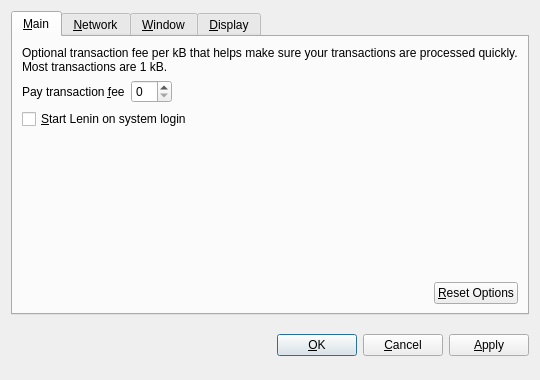
<?xml version="1.0" encoding="UTF-8"?>
<ui version="4.0">
 <class>OptionsDialog</class>
 <widget class="QDialog" name="OptionsDialog">
  <property name="geometry">
   <rect>
    <x>0</x>
    <y>0</y>
    <width>540</width>
    <height>380</height>
   </rect>
  </property>
  <property name="windowTitle">
   <string>Options</string>
  </property>
  <property name="modal">
   <bool>true</bool>
  </property>
  <layout class="QVBoxLayout" name="verticalLayout">
   <item>
    <widget class="QTabWidget" name="tabWidget">
     <property name="tabPosition">
      <enum>QTabWidget::North</enum>
     </property>
     <property name="currentIndex">
      <number>0</number>
     </property>
     <widget class="QWidget" name="tabMain">
      <attribute name="title">
       <string>&amp;Main</string>
      </attribute>
      <layout class="QVBoxLayout" name="verticalLayout_Main">
       <item>
        <widget class="QLabel" name="transactionFeeInfoLabel">
         <property name="text">
          <string>Optional transaction fee per kB that helps make sure your transactions are processed quickly. Most transactions are 1 kB.</string>
         </property>
         <property name="textFormat">
          <enum>Qt::PlainText</enum>
         </property>
         <property name="wordWrap">
          <bool>true</bool>
         </property>
        </widget>
       </item>
       <item>
        <layout class="QHBoxLayout" name="horizontalLayout_1_Main">
         <item>
          <widget class="QLabel" name="transactionFeeLabel">
           <property name="text">
            <string>Pay transaction &amp;fee</string>
           </property>
           <property name="textFormat">
            <enum>Qt::PlainText</enum>
           </property>
           <property name="buddy">
            <cstring>transactionFee</cstring>
           </property>
          </widget>
         </item>
         <item>
          <widget class="BitcoinAmountField" name="transactionFee"/>
         </item>
         <item>
          <spacer name="horizontalSpacer_1_Main">
           <property name="orientation">
            <enum>Qt::Horizontal</enum>
           </property>
           <property name="sizeHint" stdset="0">
            <size>
             <width>40</width>
             <height>20</height>
            </size>
           </property>
          </spacer>
         </item>
        </layout>
       </item>
       <item>
        <widget class="QCheckBox" name="bitcoinAtStartup">
         <property name="toolTip">
          <string>Automatically start Lenin after logging in to the system.</string>
         </property>
         <property name="text">
          <string>&amp;Start Lenin on system login</string>
         </property>
        </widget>
       </item>
       <item>
        <spacer name="verticalSpacer_Main">
         <property name="orientation">
          <enum>Qt::Vertical</enum>
         </property>
         <property name="sizeHint" stdset="0">
          <size>
           <width>20</width>
           <height>40</height>
          </size>
         </property>
        </spacer>
       </item>
       <item>
        <layout class="QHBoxLayout" name="horizontalLayout_2_Main">
         <item>
          <spacer name="horizontalSpacer_2_Main">
           <property name="orientation">
            <enum>Qt::Horizontal</enum>
           </property>
           <property name="sizeHint" stdset="0">
            <size>
             <width>40</width>
             <height>20</height>
            </size>
           </property>
          </spacer>
         </item>
         <item>
          <widget class="QPushButton" name="resetButton">
           <property name="toolTip">
            <string>Reset all client options to default.</string>
           </property>
           <property name="text">
            <string>&amp;Reset Options</string>
           </property>
           <property name="autoDefault">
            <bool>false</bool>
           </property>
          </widget>
         </item>
        </layout>
       </item>
      </layout>
     </widget>
     <widget class="QWidget" name="tabNetwork">
      <attribute name="title">
       <string>&amp;Network</string>
      </attribute>
      <layout class="QVBoxLayout" name="verticalLayout_Network">
       <item>
        <widget class="QCheckBox" name="mapPortUpnp">
         <property name="toolTip">
          <string>Automatically open the Lenin client port on the router. This only works when your router supports UPnP and it is enabled.</string>
         </property>
         <property name="text">
          <string>Map port using &amp;UPnP</string>
         </property>
        </widget>
       </item>
       <item>
        <widget class="QCheckBox" name="connectSocks">
         <property name="toolTip">
          <string>Connect to the Lenin network through a SOCKS proxy (e.g. when connecting through Tor).</string>
         </property>
         <property name="text">
          <string>&amp;Connect through SOCKS proxy:</string>
         </property>
        </widget>
       </item>
       <item>
        <layout class="QHBoxLayout" name="horizontalLayout_Network">
         <item>
          <widget class="QLabel" name="proxyIpLabel">
           <property name="text">
            <string>Proxy &amp;IP:</string>
           </property>
           <property name="textFormat">
            <enum>Qt::PlainText</enum>
           </property>
           <property name="buddy">
            <cstring>proxyIp</cstring>
           </property>
          </widget>
         </item>
         <item>
          <widget class="QValidatedLineEdit" name="proxyIp">
           <property name="maximumSize">
            <size>
             <width>140</width>
             <height>16777215</height>
            </size>
           </property>
           <property name="toolTip">
            <string>IP address of the proxy (e.g. 127.0.0.1)</string>
           </property>
          </widget>
         </item>
         <item>
          <widget class="QLabel" name="proxyPortLabel">
           <property name="text">
            <string>&amp;Port:</string>
           </property>
           <property name="textFormat">
            <enum>Qt::PlainText</enum>
           </property>
           <property name="buddy">
            <cstring>proxyPort</cstring>
           </property>
          </widget>
         </item>
         <item>
          <widget class="QLineEdit" name="proxyPort">
           <property name="maximumSize">
            <size>
             <width>55</width>
             <height>16777215</height>
            </size>
           </property>
           <property name="toolTip">
            <string>Port of the proxy (e.g. 9050)</string>
           </property>
          </widget>
         </item>
         <item>
          <widget class="QLabel" name="socksVersionLabel">
           <property name="text">
            <string>SOCKS &amp;Version:</string>
           </property>
           <property name="textFormat">
            <enum>Qt::PlainText</enum>
           </property>
           <property name="buddy">
            <cstring>socksVersion</cstring>
           </property>
          </widget>
         </item>
         <item>
          <widget class="QValueComboBox" name="socksVersion">
           <property name="toolTip">
            <string>SOCKS version of the proxy (e.g. 5)</string>
           </property>
          </widget>
         </item>
         <item>
          <spacer name="horizontalSpacer_Network">
           <property name="orientation">
            <enum>Qt::Horizontal</enum>
           </property>
           <property name="sizeHint" stdset="0">
            <size>
             <width>40</width>
             <height>20</height>
            </size>
           </property>
          </spacer>
         </item>
        </layout>
       </item>
       <item>
        <spacer name="verticalSpacer_Network">
         <property name="orientation">
          <enum>Qt::Vertical</enum>
         </property>
         <property name="sizeHint" stdset="0">
          <size>
           <width>20</width>
           <height>40</height>
          </size>
         </property>
        </spacer>
       </item>
      </layout>
     </widget>
     <widget class="QWidget" name="tabWindow">
      <attribute name="title">
       <string>&amp;Window</string>
      </attribute>
      <layout class="QVBoxLayout" name="verticalLayout_Window">
       <item>
        <widget class="QCheckBox" name="minimizeToTray">
         <property name="toolTip">
          <string>Show only a tray icon after minimizing the window.</string>
         </property>
         <property name="text">
          <string>&amp;Minimize to the tray instead of the taskbar</string>
         </property>
        </widget>
       </item>
       <item>
        <widget class="QCheckBox" name="minimizeOnClose">
         <property name="toolTip">
          <string>Minimize instead of exit the application when the window is closed. When this option is enabled, the application will be closed only after selecting Quit in the menu.</string>
         </property>
         <property name="text">
          <string>M&amp;inimize on close</string>
         </property>
        </widget>
       </item>
       <item>
        <spacer name="verticalSpacer_Window">
         <property name="orientation">
          <enum>Qt::Vertical</enum>
         </property>
         <property name="sizeHint" stdset="0">
          <size>
           <width>20</width>
           <height>40</height>
          </size>
         </property>
        </spacer>
       </item>
      </layout>
     </widget>
     <widget class="QWidget" name="tabDisplay">
      <attribute name="title">
       <string>&amp;Display</string>
      </attribute>
      <layout class="QVBoxLayout" name="verticalLayout_Display">
       <item>
        <layout class="QHBoxLayout" name="horizontalLayout_1_Display">
         <item>
          <widget class="QLabel" name="langLabel">
           <property name="text">
            <string>User Interface &amp;language:</string>
           </property>
           <property name="textFormat">
            <enum>Qt::PlainText</enum>
           </property>
           <property name="buddy">
            <cstring>lang</cstring>
           </property>
          </widget>
         </item>
         <item>
          <widget class="QValueComboBox" name="lang">
           <property name="toolTip">
            <string>The user interface language can be set here. This setting will take effect after restarting Lenin.</string>
           </property>
          </widget>
         </item>
        </layout>
       </item>
       <item>
        <layout class="QHBoxLayout" name="horizontalLayout_2_Display">
         <item>
          <widget class="QLabel" name="unitLabel">
           <property name="text">
            <string>&amp;Unit to show amounts in:</string>
           </property>
           <property name="textFormat">
            <enum>Qt::PlainText</enum>
           </property>
           <property name="buddy">
            <cstring>unit</cstring>
           </property>
          </widget>
         </item>
         <item>
          <widget class="QValueComboBox" name="unit">
           <property name="toolTip">
            <string>Choose the default subdivision unit to show in the interface and when sending coins.</string>
           </property>
          </widget>
         </item>
        </layout>
       </item>
       <item>
        <widget class="QCheckBox" name="displayAddresses">
         <property name="toolTip">
          <string>Whether to show Lenin addresses in the transaction list or not.</string>
         </property>
         <property name="text">
          <string>&amp;Display addresses in transaction list</string>
         </property>
        </widget>
       </item>
       <item>
        <widget class="QCheckBox" name="coinControlFeatures">
         <property name="toolTip">
          <string>Whether to show coin control features or not.</string>
         </property>
         <property name="text">
          <string>Display coin &amp;control features (experts only!)</string>
         </property>
        </widget>
       </item>
       <item>
        <spacer name="verticalSpacer_Display">
         <property name="orientation">
          <enum>Qt::Vertical</enum>
         </property>
         <property name="sizeHint" stdset="0">
          <size>
           <width>20</width>
           <height>40</height>
          </size>
         </property>
        </spacer>
       </item>
      </layout>
     </widget>
    </widget>
   </item>
   <item>
    <layout class="QHBoxLayout" name="horizontalLayout_Buttons">
     <item>
      <spacer name="horizontalSpacer_1">
       <property name="orientation">
        <enum>Qt::Horizontal</enum>
       </property>
       <property name="sizeHint" stdset="0">
        <size>
         <width>40</width>
         <height>48</height>
        </size>
       </property>
      </spacer>
     </item>
     <item>
      <widget class="QLabel" name="statusLabel">
       <property name="font">
        <font>
         <weight>75</weight>
         <bold>true</bold>
        </font>
       </property>
       <property name="text">
        <string/>
       </property>
       <property name="textFormat">
        <enum>Qt::PlainText</enum>
       </property>
       <property name="wordWrap">
        <bool>true</bool>
       </property>
      </widget>
     </item>
     <item>
      <spacer name="horizontalSpacer_2">
       <property name="orientation">
        <enum>Qt::Horizontal</enum>
       </property>
       <property name="sizeHint" stdset="0">
        <size>
         <width>40</width>
         <height>48</height>
        </size>
       </property>
      </spacer>
     </item>
     <item>
      <widget class="QPushButton" name="okButton">
       <property name="text">
        <string>&amp;OK</string>
       </property>
      </widget>
     </item>
     <item>
      <widget class="QPushButton" name="cancelButton">
       <property name="text">
        <string>&amp;Cancel</string>
       </property>
       <property name="autoDefault">
        <bool>false</bool>
       </property>
      </widget>
     </item>
     <item>
      <widget class="QPushButton" name="applyButton">
       <property name="text">
        <string>&amp;Apply</string>
       </property>
       <property name="autoDefault">
        <bool>false</bool>
       </property>
      </widget>
     </item>
    </layout>
   </item>
  </layout>
 </widget>
 <customwidgets>
  <customwidget>
   <class>BitcoinAmountField</class>
   <extends>QSpinBox</extends>
   <header>bitcoinamountfield.h</header>
  </customwidget>
  <customwidget>
   <class>QValueComboBox</class>
   <extends>QComboBox</extends>
   <header>qvaluecombobox.h</header>
  </customwidget>
  <customwidget>
   <class>QValidatedLineEdit</class>
   <extends>QLineEdit</extends>
   <header>qvalidatedlineedit.h</header>
  </customwidget>
 </customwidgets>
 <resources/>
 <connections/>
</ui>
